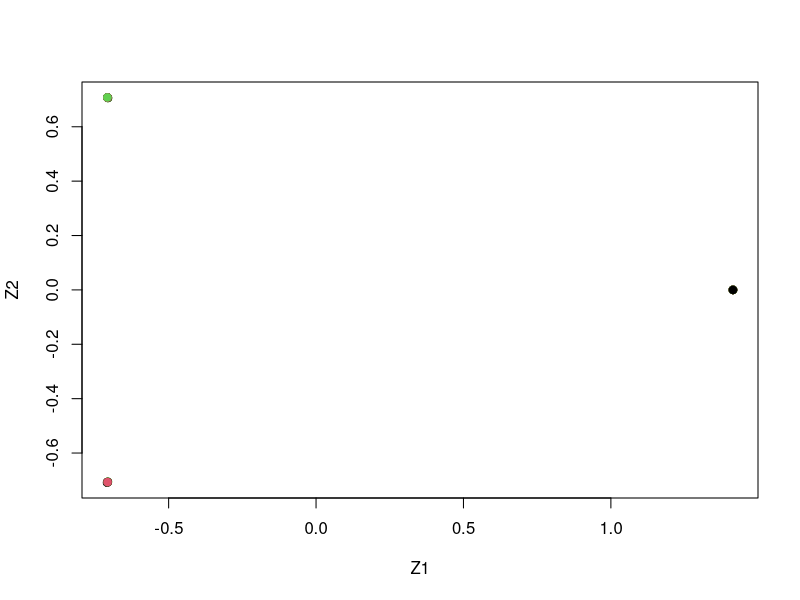

R code for this plot:
#a
set.seed(2)
x <- matrix(rnorm(20 * 3 * 50, mean = 0, sd = 0.001), ncol = 50)
x[1:20, 2]  <- 1
x[21:40, 1] <- 2
x[21:40, 2] <- 2
x[41:60, 1] <- 1
true.labels<- c(rep(1, 20), rep(2, 20), rep(3, 20))

#b
pr.out<- prcomp(x)
plot(pr.out$x[, 1:2], col = 1:3, xlab = "Z1", ylab = "Z2", pch = 19)
